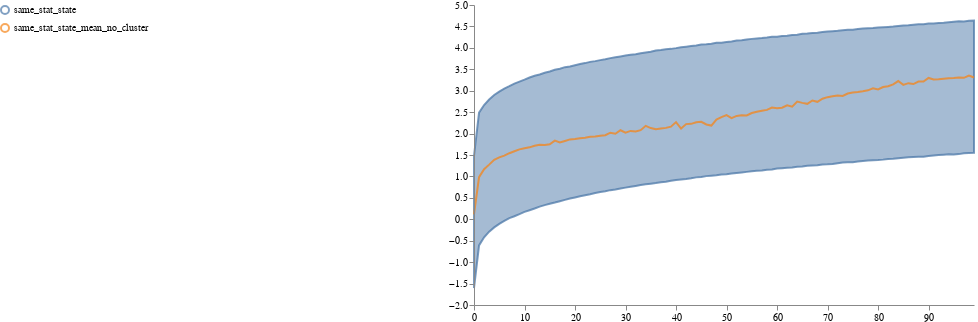

The notebook cell this image was saved under:
### Code cell
#'timepoint_id', 'sample_id'
sin_distribution = pd.read_csv("paper_sin/paper_sin_new_df.csv")
sin_distribution = sin_distribution.rename(
            columns={
                'Unnamed: 0': "timepoint_id",
            }
        )
sin_distribution = sin_distribution.melt(id_vars=["timepoint_id"], 
        var_name="sample_id", 
        value_name="same_stat_state")


traces = pyciemss.visuals.trajectories.select_traces(sin_distribution, select_by = "mean")[0]
traces = traces.rename(
            columns={
                'same_stat_state': "traces_mean",
            }
        )
# traces['traces_var'] = pyciemss.visuals.trajectories.select_traces(sin_distribution, select_by = "var")[0]["same_stat_state"]
# traces['traces_granger'] = pyciemss.visuals.trajectories.select_traces(sin_distribution, select_by = "granger")[0]["same_stat_state"]
schema = plots.trajectories(sin_distribution, traces = traces)

plots.save_schema(schema, "_schema.json")

plots.ipy_display(schema, format="interactive")
image = plots.ipy_display(schema, format="PNG").data
save_result(image, "paper_sin", "png")

### Figure 1 — Vega specification as saved in the notebook (floating-point values rounded to 4 significant figures)
{"$schema": "https://vega.github.io/schema/vega/v5.json", "axes": [{"name": "x_axis", "orient": "bottom", "scale": "xscale", "zindex": 100}, {"name": "y_axis", "orient": "left", "scale": "yscale", "zindex": 100}], "data": [{"name": "distributions", "transform": [{"sort": {"field": ["trajectory", "timepoint"]}, "type": "collect"}], "values": [{"lower": -1.605, "timepoint": 0, "trajectory": "same_stat_state", "upper": 1.481}, {"lower": -0.6081, "timepoint": 1, "trajectory": "same_stat_state", "upper": 2.489}, {"lower": -0.42, "timepoint": 2, "trajectory": "same_stat_state", "upper": 2.667}, {"lower": -0.2892, "timepoint": 3, "trajectory": "same_stat_state", "upper": 2.795}, {"lower": -0.1891, "timepoint": 4, "trajectory": "same_stat_state", "upper": 2.9}, {"lower": -0.1091, "timepoint": 5, "trajectory": "same_stat_state", "upper": 2.98}, {"lower": -0.03946, "timepoint": 6, "trajectory": "same_stat_state", "upper": 3.049}, {"lower": 0.028, "timepoint": 7, "trajectory": "same_stat_state", "upper": 3.105}, {"lower": 0.072, "timepoint": 8, "trajectory": "same_stat_state", "upper": 3.167}, {"lower": 0.121, "timepoint": 9, "trajectory": "same_stat_state", "upper": 3.212}, {"lower": 0.173, "timepoint": 10, "trajectory": "same_stat_state", "upper": 3.259}, {"lower": 0.2126, "timepoint": 11, "trajectory": "same_stat_state", "upper": 3.308}, {"lower": 0.2514, "timepoint": 12, "trajectory": "same_stat_state", "upper": 3.349}, {"lower": 0.2955, "timepoint": 13, "trajectory": "same_stat_state", "upper": 3.378}, {"lower": 0.3304, "timepoint": 14, "trajectory": "same_stat_state", "upper": 3.419}, {"lower": 0.362, "timepoint": 15, "trajectory": "same_stat_state", "upper": 3.447}, {"lower": 0.3902, "timepoint": 16, "trajectory": "same_stat_state", "upper": 3.489}, {"lower": 0.4228, "timepoint": 17, "trajectory": "same_stat_state", "upper": 3.513}, {"lower": 0.4525, "timepoint": 18, "trajectory": "same_stat_state", "upper": 3.55}, {"lower": 0.4841, "timepoint": 19, "trajectory": "same_stat_state", "upper": 3.565}, {"lower": 0.51, "timepoint": 20, "trajectory": "same_stat_state", "upper": 3.594}, {"lower": 0.5374, "timepoint": 21, "trajectory": "same_stat_state", "upper": 3.625}, {"lower": 0.563, "timepoint": 22, "trajectory": "same_stat_state", "upper": 3.644}, {"lower": 0.585, "timepoint": 23, "trajectory": "same_stat_state", "upper": 3.673}, {"lower": 0.6129, "timepoint": 24, "trajectory": "same_stat_state", "upper": 3.69}, {"lower": 0.6381, "timepoint": 25, "trajectory": "same_stat_state", "upper": 3.714}, {"lower": 0.6527, "timepoint": 26, "trajectory": "same_stat_state", "upper": 3.733}, {"lower": 0.68, "timepoint": 27, "trajectory": "same_stat_state", "upper": 3.761}, {"lower": 0.6951, "timepoint": 28, "trajectory": "same_stat_state", "upper": 3.78}, {"lower": 0.7199, "timepoint": 29, "trajectory": "same_stat_state", "upper": 3.801}, {"lower": 0.7384, "timepoint": 30, "trajectory": "same_stat_state", "upper": 3.822}, {"lower": 0.7593, "timepoint": 31, "trajectory": "same_stat_state", "upper": 3.84}, {"lower": 0.7781, "timepoint": 32, "trajectory": "same_stat_state", "upper": 3.85}, {"lower": 0.7975, "timepoint": 33, "trajectory": "same_stat_state", "upper": 3.872}, {"lower": 0.8169, "timepoint": 34, "trajectory": "same_stat_state", "upper": 3.894}, {"lower": 0.8299, "timepoint": 35, "trajectory": "same_stat_state", "upper": 3.911}, {"lower": 0.8449, "timepoint": 36, "trajectory": "same_stat_state", "upper": 3.939}, {"lower": 0.8653, "timepoint": 37, "trajectory": "same_stat_state", "upper": 3.95}, {"lower": 0.8736, "timepoint": 38, "trajectory": "same_stat_state", "upper": 3.97}, {"lower": 0.897, "timepoint": 39, "trajectory": "same_stat_state", "upper": 3.976}, {"lower": 0.9191, "timepoint": 40, "trajectory": "same_stat_state", "upper": 3.994}, {"lower": 0.9286, "timepoint": 41, "trajectory": "same_stat_state", "upper": 4.016}, {"lower": 0.94, "timepoint": 42, "trajectory": "same_stat_state", "upper": 4.029}, {"lower": 0.957, "timepoint": 43, "trajectory": "same_stat_state", "upper": 4.042}, {"lower": 0.9779, "timepoint": 44, "trajectory": "same_stat_state", "upper": 4.056}, {"lower": 0.9853, "timepoint": 45, "trajectory": "same_stat_state", "upper": 4.077}, {"lower": 1.007, "timepoint": 46, "trajectory": "same_stat_state", "upper": 4.085}, {"lower": 1.018, "timepoint": 47, "trajectory": "same_stat_state", "upper": 4.098}, {"lower": 1.026, "timepoint": 48, "trajectory": "same_stat_state", "upper": 4.119}, {"lower": 1.044, "timepoint": 49, "trajectory": "same_stat_state", "upper": 4.122}, {"lower": 1.051, "timepoint": 50, "trajectory": "same_stat_state", "upper": 4.139}, {"lower": 1.067, "timepoint": 51, "trajectory": "same_stat_state", "upper": 4.15}, {"lower": 1.08, "timepoint": 52, "trajectory": "same_stat_state", "upper": 4.17}, {"lower": 1.094, "timepoint": 53, "trajectory": "same_stat_state", "upper": 4.176}, {"lower": 1.106, "timepoint": 54, "trajectory": "same_stat_state", "upper": 4.194}, {"lower": 1.121, "timepoint": 55, "trajectory": "same_stat_state", "upper": 4.21}, {"lower": 1.13, "timepoint": 56, "trajectory": "same_stat_state", "upper": 4.22}, {"lower": 1.14, "timepoint": 57, "trajectory": "same_stat_state", "upper": 4.227}, {"lower": 1.156, "timepoint": 58, "trajectory": "same_stat_state", "upper": 4.24}, {"lower": 1.16, "timepoint": 59, "trajectory": "same_stat_state", "upper": 4.257}, {"lower": 1.184, "timepoint": 60, "trajectory": "same_stat_state", "upper": 4.261}, {"lower": 1.193, "timepoint": 61, "trajectory": "same_stat_state", "upper": 4.275}, {"lower": 1.201, "timepoint": 62, "trajectory": "same_stat_state", "upper": 4.282}, {"lower": 1.21, "timepoint": 63, "trajectory": "same_stat_state", "upper": 4.3}, {"lower": 1.224, "timepoint": 64, "trajectory": "same_stat_state", "upper": 4.305}, {"lower": 1.232, "timepoint": 65, "trajectory": "same_stat_state", "upper": 4.328}, {"lower": 1.248, "timepoint": 66, "trajectory": "same_stat_state", "upper": 4.333}, {"lower": 1.256, "timepoint": 67, "trajectory": "same_stat_state", "upper": 4.349}, {"lower": 1.261, "timepoint": 68, "trajectory": "same_stat_state", "upper": 4.352}, {"lower": 1.279, "timepoint": 69, "trajectory": "same_stat_state", "upper": 4.369}, {"lower": 1.282, "timepoint": 70, "trajectory": "same_stat_state", "upper": 4.38}, {"lower": 1.292, "timepoint": 71, "trajectory": "same_stat_state", "upper": 4.39}, {"lower": 1.31, "timepoint": 72, "trajectory": "same_stat_state", "upper": 4.397}, {"lower": 1.327, "timepoint": 73, "trajectory": "same_stat_state", "upper": 4.41}, {"lower": 1.331, "timepoint": 74, "trajectory": "same_stat_state", "upper": 4.42}, {"lower": 1.333, "timepoint": 75, "trajectory": "same_stat_state", "upper": 4.422}, {"lower": 1.346, "timepoint": 76, "trajectory": "same_stat_state", "upper": 4.437}, {"lower": 1.359, "timepoint": 77, "trajectory": "same_stat_state", "upper": 4.449}, {"lower": 1.37, "timepoint": 78, "trajectory": "same_stat_state", "upper": 4.457}, {"lower": 1.379, "timepoint": 79, "trajectory": "same_stat_state", "upper": 4.463}, {"lower": 1.381, "timepoint": 80, "trajectory": "same_stat_state", "upper": 4.477}, {"lower": 1.392, "timepoint": 81, "trajectory": "same_stat_state", "upper": 4.483}, {"lower": 1.407, "timepoint": 82, "trajectory": "same_stat_state", "upper": 4.489}, {"lower": 1.413, "timepoint": 83, "trajectory": "same_stat_state", "upper": 4.497}, {"lower": 1.426, "timepoint": 84, "trajectory": "same_stat_state", "upper": 4.508}, {"lower": 1.437, "timepoint": 85, "trajectory": "same_stat_state", "upper": 4.52}, {"lower": 1.447, "timepoint": 86, "trajectory": "same_stat_state", "upper": 4.526}, {"lower": 1.454, "timepoint": 87, "trajectory": "same_stat_state", "upper": 4.538}, {"lower": 1.458, "timepoint": 88, "trajectory": "same_stat_state", "upper": 4.548}, {"lower": 1.461, "timepoint": 89, "trajectory": "same_stat_state", "upper": 4.553}, {"lower": 1.477, "timepoint": 90, "trajectory": "same_stat_state", "upper": 4.568}, {"lower": 1.488, "timepoint": 91, "trajectory": "same_stat_state", "upper": 4.568}, {"lower": 1.498, "timepoint": 92, "trajectory": "same_stat_state", "upper": 4.579}, {"lower": 1.507, "timepoint": 93, "trajectory": "same_stat_state", "upper": 4.585}, {"lower": 1.516, "timepoint": 94, "trajectory": "same_stat_state", "upper": 4.598}, {"lower": 1.511, "timepoint": 95, "trajectory": "same_stat_state", "upper": 4.61}, {"lower": 1.521, "timepoint": 96, "trajectory": "same_stat_state", "upper": 4.619}, {"lower": 1.538, "timepoint": 97, "trajectory": "same_stat_state", "upper": 4.614}, {"lower": 1.547, "timepoint": 98, "trajectory": "same_stat_state", "upper": 4.63}, {"lower": 1.55, "timepoint": 99, "trajectory": "same_stat_state", "upper": 4.639}]}, {"name": "traces", "transform": [{"expr": "isValid(datum.value)", "type": "filter"}, {"sort": {"field": ["trajectory", "timepoint"]}, "type": "collect"}], "values": [{"color_by": "no cluster", "sample_id": 0, "timepoint": 0, "trajectory": "same_stat_state_mean_no_cluster", "value": 0.1166}, {"color_by": "no cluster", "sample_id": 0, "timepoint": 1, "trajectory": "same_stat_state_mean_no_cluster", "value": 0.9826}, {"color_by": "no cluster", "sample_id": 0, "timepoint": 2, "trajectory": "same_stat_state_mean_no_cluster", "value": 1.168}, {"color_by": "no cluster", "sample_id": 0, "timepoint": 3, "trajectory": "same_stat_state_mean_no_cluster", "value": 1.276}, {"color_by": "no cluster", "sample_id": 0, "timepoint": 4, "trajectory": "same_stat_state_mean_no_cluster", "value": 1.389}, {"color_by": "no cluster", "sample_id": 0, "timepoint": 5, "trajectory": "same_stat_state_mean_no_cluster", "value": 1.443}, {"color_by": "no cluster", "sample_id": 0, "timepoint": 6, "trajectory": "same_stat_state_mean_no_cluster", "value": 1.486}, {"color_by": "no cluster", "sample_id": 0, "timepoint": 7, "trajectory": "same_stat_state_mean_no_cluster", "value": 1.542}, {"color_by": "no cluster", "sample_id": 0, "timepoint": 8, "trajectory": "same_stat_state_mean_no_cluster", "value": 1.586}, {"color_by": "no cluster", "sample_id": 0, "timepoint": 9, "trajectory": "same_stat_state_mean_no_cluster", "value": 1.632}, {"color_by": "no cluster", "sample_id": 0, "timepoint": 10, "trajectory": "same_stat_state_mean_no_cluster", "value": 1.658}, {"color_by": "no cluster", "sample_id": 0, "timepoint": 11, "trajectory": "same_stat_state_mean_no_cluster", "value": 1.678}, {"color_by": "no cluster", "sample_id": 0, "timepoint": 12, "trajectory": "same_stat_state_mean_no_cluster", "value": 1.717}, {"color_by": "no cluster", "sample_id": 0, "timepoint": 13, "trajectory": "same_stat_state_mean_no_cluster", "value": 1.737}, {"color_by": "no cluster", "sample_id": 0, "timepoint": 14, "trajectory": "same_stat_state_mean_no_cluster", "value": 1.733}, {"color_by": "no cluster", "sample_id": 0, "timepoint": 15, "trajectory": "same_stat_state_mean_no_cluster", "value": 1.748}, {"color_by": "no cluster", "sample_id": 0, "timepoint": 16, "trajectory": "same_stat_state_mean_no_cluster", "value": 1.835}, {"color_by": "no cluster", "sample_id": 0, "timepoint": 17, "trajectory": "same_stat_state_mean_no_cluster", "value": 1.792}, {"color_by": "no cluster", "sample_id": 0, "timepoint": 18, "trajectory": "same_stat_state_mean_no_cluster", "value": 1.828}, {"color_by": "no cluster", "sample_id": 0, "timepoint": 19, "trajectory": "same_stat_state_mean_no_cluster", "value": 1.864}, {"color_by": "no cluster", "sample_id": 0, "timepoint": 20, "trajectory": "same_stat_state_mean_no_cluster", "value": 1.871}, {"color_by": "no cluster", "sample_id": 0, "timepoint": 21, "trajectory": "same_stat_state_mean_no_cluster", "value": 1.888}, {"color_by": "no cluster", "sample_id": 0, "timepoint": 22, "trajectory": "same_stat_state_mean_no_cluster", "value": 1.903}, {"color_by": "no cluster", "sample_id": 0, "timepoint": 23, "trajectory": "same_stat_state_mean_no_cluster", "value": 1.925}, {"color_by": "no cluster", "sample_id": 0, "timepoint": 24, "trajectory": "same_stat_state_mean_no_cluster", "value": 1.93}, {"color_by": "no cluster", "sample_id": 0, "timepoint": 25, "trajectory": "same_stat_state_mean_no_cluster", "value": 1.947}, {"color_by": "no cluster", "sample_id": 0, "timepoint": 26, "trajectory": "same_stat_state_mean_no_cluster", "value": 1.961}, {"color_by": "no cluster", "sample_id": 0, "timepoint": 27, "trajectory": "same_stat_state_mean_no_cluster", "value": 2.021}, {"color_by": "no cluster", "sample_id": 0, "timepoint": 28, "trajectory": "same_stat_state_mean_no_cluster", "value": 1.996}, {"color_by": "no cluster", "sample_id": 0, "timepoint": 29, "trajectory": "same_stat_state_mean_no_cluster", "value": 2.078}, {"color_by": "no cluster", "sample_id": 0, "timepoint": 30, "trajectory": "same_stat_state_mean_no_cluster", "value": 2.019}, {"color_by": "no cluster", "sample_id": 0, "timepoint": 31, "trajectory": "same_stat_state_mean_no_cluster", "value": 2.062}, {"color_by": "no cluster", "sample_id": 0, "timepoint": 32, "trajectory": "same_stat_state_mean_no_cluster", "value": 2.049}, {"color_by": "no cluster", "sample_id": 0, "timepoint": 33, "trajectory": "same_stat_state_mean_no_cluster", "value": 2.08}, {"color_by": "no cluster", "sample_id": 0, "timepoint": 34, "trajectory": "same_stat_state_mean_no_cluster", "value": 2.181}, {"color_by": "no cluster", "sample_id": 0, "timepoint": 35, "trajectory": "same_stat_state_mean_no_cluster", "value": 2.128}, {"color_by": "no cluster", "sample_id": 0, "timepoint": 36, "trajectory": "same_stat_state_mean_no_cluster", "value": 2.102}, {"color_by": "no cluster", "sample_id": 0, "timepoint": 37, "trajectory": "same_stat_state_mean_no_cluster", "value": 2.119}, {"color_by": "no cluster", "sample_id": 0, "timepoint": 38, "trajectory": "same_stat_state_mean_no_cluster", "value": 2.133}, {"color_by": "no cluster", "sample_id": 0, "timepoint": 39, "trajectory": "same_stat_state_mean_no_cluster", "value": 2.161}, {"color_by": "no cluster", "sample_id": 0, "timepoint": 40, "trajectory": "same_stat_state_mean_no_cluster", "value": 2.268}, {"color_by": "no cluster", "sample_id": 0, "timepoint": 41, "trajectory": "same_stat_state_mean_no_cluster", "value": 2.117}, {"color_by": "no cluster", "sample_id": 0, "timepoint": 42, "trajectory": "same_stat_state_mean_no_cluster", "value": 2.221}, {"color_by": "no cluster", "sample_id": 0, "timepoint": 43, "trajectory": "same_stat_state_mean_no_cluster", "value": 2.227}, {"color_by": "no cluster", "sample_id": 0, "timepoint": 44, "trajectory": "same_stat_state_mean_no_cluster", "value": 2.266}, {"color_by": "no cluster", "sample_id": 0, "timepoint": 45, "trajectory": "same_stat_state_mean_no_cluster", "value": 2.276}, {"color_by": "no cluster", "sample_id": 0, "timepoint": 46, "trajectory": "same_stat_state_mean_no_cluster", "value": 2.212}, {"color_by": "no cluster", "sample_id": 0, "timepoint": 47, "trajectory": "same_stat_state_mean_no_cluster", "value": 2.186}, {"color_by": "no cluster", "sample_id": 0, "timepoint": 48, "trajectory": "same_stat_state_mean_no_cluster", "value": 2.328}, {"color_by": "no cluster", "sample_id": 0, "timepoint": 49, "trajectory": "same_stat_state_mean_no_cluster", "value": 2.383}, {"color_by": "no cluster", "sample_id": 0, "timepoint": 50, "trajectory": "same_stat_state_mean_no_cluster", "value": 2.43}, {"color_by": "no cluster", "sample_id": 0, "timepoint": 51, "trajectory": "same_stat_state_mean_no_cluster", "value": 2.359}, {"color_by": "no cluster", "sample_id": 0, "timepoint": 52, "trajectory": "same_stat_state_mean_no_cluster", "value": 2.412}, {"color_by": "no cluster", "sample_id": 0, "timepoint": 53, "trajectory": "same_stat_state_mean_no_cluster", "value": 2.428}, {"color_by": "no cluster", "sample_id": 0, "timepoint": 54, "trajectory": "same_stat_state_mean_no_cluster", "value": 2.424}, {"color_by": "no cluster", "sample_id": 0, "timepoint": 55, "trajectory": "same_stat_state_mean_no_cluster", "value": 2.479}, {"color_by": "no cluster", "sample_id": 0, "timepoint": 56, "trajectory": "same_stat_state_mean_no_cluster", "value": 2.508}, {"color_by": "no cluster", "sample_id": 0, "timepoint": 57, "trajectory": "same_stat_state_mean_no_cluster", "value": 2.533}, {"color_by": "no cluster", "sample_id": 0, "timepoint": 58, "trajectory": "same_stat_state_mean_no_cluster", "value": 2.553}, {"color_by": "no cluster", "sample_id": 0, "timepoint": 59, "trajectory": "same_stat_state_mean_no_cluster", "value": 2.607}, {"color_by": "no cluster", "sample_id": 0, "timepoint": 60, "trajectory": "same_stat_state_mean_no_cluster", "value": 2.59}, {"color_by": "no cluster", "sample_id": 0, "timepoint": 61, "trajectory": "same_stat_state_mean_no_cluster", "value": 2.604}, {"color_by": "no cluster", "sample_id": 0, "timepoint": 62, "trajectory": "same_stat_state_mean_no_cluster", "value": 2.658}, {"color_by": "no cluster", "sample_id": 0, "timepoint": 63, "trajectory": "same_stat_state_mean_no_cluster", "value": 2.629}, {"color_by": "no cluster", "sample_id": 0, "timepoint": 64, "trajectory": "same_stat_state_mean_no_cluster", "value": 2.746}, {"color_by": "no cluster", "sample_id": 0, "timepoint": 65, "trajectory": "same_stat_state_mean_no_cluster", "value": 2.716}, {"color_by": "no cluster", "sample_id": 0, "timepoint": 66, "trajectory": "same_stat_state_mean_no_cluster", "value": 2.694}, {"color_by": "no cluster", "sample_id": 0, "timepoint": 67, "trajectory": "same_stat_state_mean_no_cluster", "value": 2.772}, {"color_by": "no cluster", "sample_id": 0, "timepoint": 68, "trajectory": "same_stat_state_mean_no_cluster", "value": 2.741}, {"color_by": "no cluster", "sample_id": 0, "timepoint": 69, "trajectory": "same_stat_state_mean_no_cluster", "value": 2.812}, {"color_by": "no cluster", "sample_id": 0, "timepoint": 70, "trajectory": "same_stat_state_mean_no_cluster", "value": 2.85}, {"color_by": "no cluster", "sample_id": 0, "timepoint": 71, "trajectory": "same_stat_state_mean_no_cluster", "value": 2.873}, {"color_by": "no cluster", "sample_id": 0, "timepoint": 72, "trajectory": "same_stat_state_mean_no_cluster", "value": 2.888}, {"color_by": "no cluster", "sample_id": 0, "timepoint": 73, "trajectory": "same_stat_state_mean_no_cluster", "value": 2.877}, {"color_by": "no cluster", "sample_id": 0, "timepoint": 74, "trajectory": "same_stat_state_mean_no_cluster", "value": 2.935}, {"color_by": "no cluster", "sample_id": 0, "timepoint": 75, "trajectory": "same_stat_state_mean_no_cluster", "value": 2.956}, {"color_by": "no cluster", "sample_id": 0, "timepoint": 76, "trajectory": "same_stat_state_mean_no_cluster", "value": 2.97}, {"color_by": "no cluster", "sample_id": 0, "timepoint": 77, "trajectory": "same_stat_state_mean_no_cluster", "value": 2.988}, {"color_by": "no cluster", "sample_id": 0, "timepoint": 78, "trajectory": "same_stat_state_mean_no_cluster", "value": 3.009}, {"color_by": "no cluster", "sample_id": 0, "timepoint": 79, "trajectory": "same_stat_state_mean_no_cluster", "value": 3.055}, {"color_by": "no cluster", "sample_id": 0, "timepoint": 80, "trajectory": "same_stat_state_mean_no_cluster", "value": 3.03}, {"color_by": "no cluster", "sample_id": 0, "timepoint": 81, "trajectory": "same_stat_state_mean_no_cluster", "value": 3.085}, {"color_by": "no cluster", "sample_id": 0, "timepoint": 82, "trajectory": "same_stat_state_mean_no_cluster", "value": 3.104}, {"color_by": "no cluster", "sample_id": 0, "timepoint": 83, "trajectory": "same_stat_state_mean_no_cluster", "value": 3.149}, {"color_by": "no cluster", "sample_id": 0, "timepoint": 84, "trajectory": "same_stat_state_mean_no_cluster", "value": 3.225}, {"color_by": "no cluster", "sample_id": 0, "timepoint": 85, "trajectory": "same_stat_state_mean_no_cluster", "value": 3.137}, {"color_by": "no cluster", "sample_id": 0, "timepoint": 86, "trajectory": "same_stat_state_mean_no_cluster", "value": 3.176}, {"color_by": "no cluster", "sample_id": 0, "timepoint": 87, "trajectory": "same_stat_state_mean_no_cluster", "value": 3.155}, {"color_by": "no cluster", "sample_id": 0, "timepoint": 88, "trajectory": "same_stat_state_mean_no_cluster", "value": 3.214}, {"color_by": "no cluster", "sample_id": 0, "timepoint": 89, "trajectory": "same_stat_state_mean_no_cluster", "value": 3.214}, {"color_by": "no cluster", "sample_id": 0, "timepoint": 90, "trajectory": "same_stat_state_mean_no_cluster", "value": 3.298}, {"color_by": "no cluster", "sample_id": 0, "timepoint": 91, "trajectory": "same_stat_state_mean_no_cluster", "value": 3.26}, {"color_by": "no cluster", "sample_id": 0, "timepoint": 92, "trajectory": "same_stat_state_mean_no_cluster", "value": 3.266}, {"color_by": "no cluster", "sample_id": 0, "timepoint": 93, "trajectory": "same_stat_state_mean_no_cluster", "value": 3.28}, {"color_by": "no cluster", "sample_id": 0, "timepoint": 94, "trajectory": "same_stat_state_mean_no_cluster", "value": 3.29}, {"color_by": "no cluster", "sample_id": 0, "timepoint": 95, "trajectory": "same_stat_state_mean_no_cluster", "value": 3.295}, {"color_by": "no cluster", "sample_id": 0, "timepoint": 96, "trajectory": "same_stat_state_mean_no_cluster", "value": 3.31}, {"color_by": "no cluster", "sample_id": 0, "timepoint": 97, "trajectory": "same_stat_state_mean_no_cluster", "value": 3.302}, {"color_by": "no cluster", "sample_id": 0, "timepoint": 98, "trajectory": "same_stat_state_mean_no_cluster", "value": 3.354}, {"color_by": "no cluster", "sample_id": 0, "timepoint": 99, "trajectory": "same_stat_state_mean_no_cluster", "value": 3.309}]}, {"name": "points", "values": []}, {"name": "markers", "values": []}, {"name": "selected", "on": [{"remove": true, "trigger": "clear"}, {"remove": true, "trigger": "!shift"}, {"insert": "clicked", "trigger": "!shift && clicked"}, {"toggle": "clicked", "trigger": "shift && clicked"}]}, {"name": "selectedData", "on": [{"remove": true, "trigger": "clearData"}, {"toggle": "clickedData", "trigger": "clickedData"}]}], "height": 300, "legends": [{"encode": {"labels": {"interactive": true, "name": "legendLabel", "update": {"opacity": [{"test": "!length(data('selectedData')) || indata('selectedData', 'value', datum.value)", "value": 1}, {"value": 0.25}]}}, "symbols": {"interactive": true, "name": "legendSymbol", "update": {"fill": {"value": "transparent"}, "opacity": [{"test": "!length(data('selected')) || indata('selected', 'value', datum.value) || indata('selectedData', 'value', datum.value)", "value": 0.7}, {"value": 0.15}], "size": {"value": 64}, "strokeWidth": {"value": 2}}}}, "labelLimit": 300, "name": "color_legend", "offset": 300, "orient": "left", "stroke": "color"}], "marks": [{"from": {"facet": {"data": "points", "groupby": "trajectory", "name": "points_split"}}, "marks": [{"encode": {"hover": {"fillOpacity": {"value": 0.9}}, "update": {"fill": {"field": "trajectory", "scale": "color"}, "fillOpacity": [{"test": "!length(data('selected')) || indata('selected', 'value', datum.trajectory)", "value": 0.5}, {"value": 0.15}], "size": {"value": 35}, "stroke": {"field": "trajectory", "scale": "color"}, "strokeOpacity": [{"test": "!length(data('selected')) || indata('selected', 'value', datum.trajectory)", "value": 0.75}, {"value": 0.15}], "strokeWidth": {"value": 2}, "tooltip": {"field": "value"}, "x": {"field": "timepoint", "scale": "xscale"}, "y": {"field": "value", "scale": "yscale"}}}, "from": {"data": "points_split"}, "name": "_points_symbol", "type": "symbol", "zindex": 3}, {"encode": {"hover": {"fillOpacity": {"value": 0.9}}, "update": {"interpolate": {"value": "linear"}, "stroke": {"field": "trajectory", "scale": "color"}, "strokeDash": {"value": [5, 3]}, "strokeOpacity": [{"test": "!length(data('selected')) || indata('selected', 'value', datum.trajectory)", "value": 0.3}, {"value": 0.1}], "strokeWidth": {"value": 2}, "x": {"field": "timepoint", "scale": "xscale"}, "y": {"field": "value", "scale": "yscale"}}}, "from": {"data": "points_split"}, "name": "_points_line", "type": "line", "zindex": 3}], "name": "_points", "type": "group", "zindex": 3}, {"from": {"facet": {"data": "traces", "groupby": "trajectory", "name": "traces_split"}}, "marks": [{"encode": {"hover": {"fillOpacity": {"value": 0.9}}, "update": {"interpolate": {"value": "linear"}, "stroke": {"field": "trajectory", "scale": "color"}, "strokeOpacity": [{"test": "!length(data('selected')) || indata('selected', 'value', datum.trajectory)", "value": 0.75}, {"value": 0.15}], "strokeWidth": {"value": 2}, "x": {"field": "timepoint", "scale": "xscale"}, "y": {"field": "value", "scale": "yscale"}}}, "from": {"data": "traces_split"}, "name": "_traces_lines", "type": "line"}], "name": "_traces", "type": "group", "zindex": 2}, {"from": {"facet": {"data": "distributions", "groupby": "trajectory", "name": "trajectory_split"}}, "marks": [{"encode": {"hover": {"fillOpacity": {"value": 0.9}}, "update": {"fill": {"field": "trajectory", "scale": "color"}, "fillOpacity": [{"test": "!length(data('selected')) || indata('selected', 'value', datum.trajectory)", "value": 0.5}, {"value": 0.15}], "interpolate": {"value": "linear"}, "stroke": {"field": "trajectory", "scale": "color"}, "strokeOpacity": [{"test": "!length(data('selected')) || indata('selected', 'value', datum.trajectory)", "value": 0.75}, {"value": 0.15}], "strokeWidth": {"value": 2}, "x": {"field": "timepoint", "scale": "xscale"}, "y": {"field": "upper", "scale": "yscale"}, "y2": {"field": "lower", "scale": "yscale"}}}, "from": {"data": "trajectory_split"}, "interactive": true, "name": "area", "type": "area"}], "name": "_distributions", "type": "group", "zindex": 1}, {"marks": [{"encode": {"enter": {"stroke": {"value": "lightgray"}}, "update": {"opacity": {"value": 1}, "x": {"field": "timepoint", "scale": "xscale"}, "y": {"signal": "height"}, "y2": {"value": 0}}}, "from": {"data": "markers"}, "name": "_marker text", "type": "rule"}, {"encode": {"enter": {"fontSize": {"value": 8}, "text": {"field": "datum.label"}, "y": {"value": 0}}}, "from": {"data": "_marker text"}, "name": "_marker flags", "transform": [{"as": ["x", "_y", "opacity", "align", "baseline"], "lineAnchor": "start", "offset": [1], "size": {"signal": "[width, height]"}, "type": "label"}], "type": "text"}], "name": "_markers", "type": "group"}], "scales": [{"domain": {"fields": [{"data": "distributions", "field": "timepoint"}, {"data": "traces", "field": "timepoint"}, {"data": "points", "field": "timepoint"}, {"data": "markers", "field": "timepoint"}]}, "name": "xscale", "range": "width", "type": "linear", "zero": false}, {"domain": {"fields": [{"data": "distributions", "field": "lower"}, {"data": "distributions", "field": "upper"}, {"data": "traces", "field": "value"}, {"data": "points", "field": "value"}]}, "name": "yscale", "nice": true, "range": "height", "type": "linear", "zero": true}, {"domain": {"fields": [{"data": "distributions", "field": "trajectory"}, {"data": "traces", "field": "trajectory"}, {"data": "points", "field": "trajectory"}], "sort": {"order": "ascending"}}, "name": "color", "range": "category", "type": "ordinal"}], "signals": [{"name": "clear", "on": [{"events": "mouseup[!event.item]", "force": true, "update": "true"}], "value": true}, {"name": "shift", "on": [{"events": "@legendSymbol:click, @legendLabel:click", "force": true, "update": "event.shiftKey"}], "value": false}, {"name": "clicked", "on": [{"events": "@legendSymbol:click, @legendLabel:click", "force": true, "update": "{value: datum.value}"}], "value": null}, {"name": "clearData", "on": [{"events": "mouseup[!event.item]", "force": true, "update": "true"}], "value": true}, {"name": "clickedData", "on": [{"events": "@area:click", "force": true, "update": "{value: datum.trajectory}"}], "value": null}], "width": 500}
